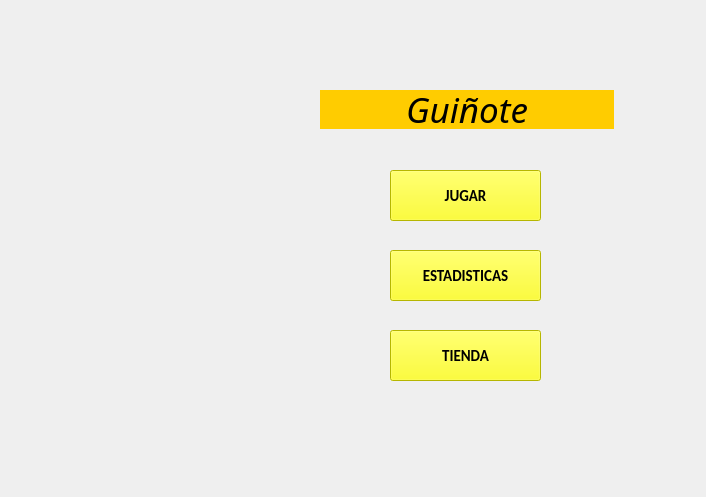
<?xml version="1.0" encoding="UTF-8"?>
<ui version="4.0">
 <class>Form</class>
 <widget class="QWidget" name="Form">
  <property name="geometry">
   <rect>
    <x>0</x>
    <y>0</y>
    <width>706</width>
    <height>497</height>
   </rect>
  </property>
  <property name="windowTitle">
   <string>Form</string>
  </property>
  <widget class="QLabel" name="label">
   <property name="geometry">
    <rect>
     <x>0</x>
     <y>0</y>
     <width>706</width>
     <height>497</height>
    </rect>
   </property>
   <property name="styleSheet">
    <string notr="true">border-color: rgb(224, 27, 36);</string>
   </property>
   <property name="text">
    <string/>
   </property>
   <property name="pixmap">
    <pixmap resource="frontend-desktop/Imagenes/imagenes.qrc">:/logo/Tapete_verde.jpg</pixmap>
   </property>
  </widget>
  <widget class="QLabel" name="dorso">
   <property name="geometry">
    <rect>
     <x>60</x>
     <y>80</y>
     <width>181</width>
     <height>315</height>
    </rect>
   </property>
   <property name="autoFillBackground">
    <bool>false</bool>
   </property>
   <property name="styleSheet">
    <string notr="true">background-color: rgba(191, 64, 64, 0);</string>
   </property>
   <property name="text">
    <string/>
   </property>
   <property name="pixmap">
    <pixmap resource="frontend-desktop/Imagenes/imagenes.qrc">:/cartas/cartas1/oro-1.png</pixmap>
   </property>
   <property name="scaledContents">
    <bool>true</bool>
   </property>
  </widget>
  <widget class="QLabel" name="LabelGuiote">
   <property name="geometry">
    <rect>
     <x>320</x>
     <y>90</y>
     <width>294</width>
     <height>39</height>
    </rect>
   </property>
   <property name="maximumSize">
    <size>
     <width>600</width>
     <height>50</height>
    </size>
   </property>
   <property name="font">
    <font>
     <family>Sans</family>
     <pointsize>26</pointsize>
     <weight>9</weight>
     <italic>true</italic>
     <bold>false</bold>
    </font>
   </property>
   <property name="cursor">
    <cursorShape>ArrowCursor</cursorShape>
   </property>
   <property name="styleSheet">
    <string notr="true">background-color: rgb(255, 204, 0);
border-color: rgb(224, 27, 36);
font: 75 italic 26pt &quot;Sans&quot;;
</string>
   </property>
   <property name="lineWidth">
    <number>9</number>
   </property>
   <property name="text">
    <string>Guiñote</string>
   </property>
   <property name="alignment">
    <set>Qt::AlignCenter</set>
   </property>
  </widget>
  <widget class="QPushButton" name="boton_jugar">
   <property name="geometry">
    <rect>
     <x>390</x>
     <y>170</y>
     <width>151</width>
     <height>51</height>
    </rect>
   </property>
   <property name="font">
    <font>
     <family>Calibri</family>
     <pointsize>11</pointsize>
     <weight>75</weight>
     <bold>true</bold>
    </font>
   </property>
   <property name="styleSheet">
    <string notr="true">background-color: rgb(255, 255, 0);</string>
   </property>
   <property name="text">
    <string>JUGAR</string>
   </property>
  </widget>
  <widget class="QPushButton" name="boton_estadisticas">
   <property name="geometry">
    <rect>
     <x>390</x>
     <y>250</y>
     <width>151</width>
     <height>51</height>
    </rect>
   </property>
   <property name="font">
    <font>
     <family>Calibri</family>
     <pointsize>11</pointsize>
     <weight>75</weight>
     <bold>true</bold>
    </font>
   </property>
   <property name="styleSheet">
    <string notr="true">background-color: rgb(255, 255, 0);</string>
   </property>
   <property name="text">
    <string>ESTADISTICAS</string>
   </property>
  </widget>
  <widget class="QPushButton" name="boton_tienda">
   <property name="geometry">
    <rect>
     <x>390</x>
     <y>330</y>
     <width>151</width>
     <height>51</height>
    </rect>
   </property>
   <property name="font">
    <font>
     <family>Calibri</family>
     <pointsize>11</pointsize>
     <weight>75</weight>
     <bold>true</bold>
    </font>
   </property>
   <property name="styleSheet">
    <string notr="true">background-color: rgb(255, 255, 0);</string>
   </property>
   <property name="text">
    <string>TIENDA</string>
   </property>
  </widget>
 </widget>
 <resources>
  <include location="frontend-desktop/Imagenes/imagenes.qrc"/>
  <include location="../../../../../Imagenes/imagenes.qrc"/>
 </resources>
 <connections/>
</ui>
